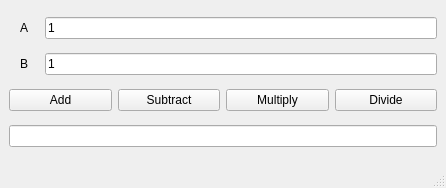
<?xml version="1.0" encoding="UTF-8"?>
<ui version="4.0">
 <class>MainWindow</class>
 <widget class="QMainWindow" name="MainWindow">
  <property name="geometry">
   <rect>
    <x>0</x>
    <y>0</y>
    <width>446</width>
    <height>188</height>
   </rect>
  </property>
  <property name="windowTitle">
   <string>MainWindow</string>
  </property>
  <widget class="QWidget" name="centralwidget">
   <layout class="QHBoxLayout" name="horizontalLayout">
    <item>
     <layout class="QGridLayout" name="gridLayout">
      <item row="1" column="1">
       <widget class="QLineEdit" name="lineEditB">
        <property name="text">
         <string>1</string>
        </property>
       </widget>
      </item>
      <item row="0" column="0">
       <widget class="QLabel" name="labelB">
        <property name="minimumSize">
         <size>
          <width>30</width>
          <height>0</height>
         </size>
        </property>
        <property name="text">
         <string>A</string>
        </property>
        <property name="alignment">
         <set>Qt::AlignCenter</set>
        </property>
       </widget>
      </item>
      <item row="0" column="1">
       <widget class="QLineEdit" name="lineEditA">
        <property name="text">
         <string>1</string>
        </property>
       </widget>
      </item>
      <item row="1" column="0">
       <widget class="QLabel" name="labelA">
        <property name="minimumSize">
         <size>
          <width>30</width>
          <height>0</height>
         </size>
        </property>
        <property name="text">
         <string>B</string>
        </property>
        <property name="alignment">
         <set>Qt::AlignCenter</set>
        </property>
       </widget>
      </item>
      <item row="2" column="0" colspan="2">
       <layout class="QHBoxLayout" name="horizontalLayout_3">
        <item>
         <widget class="QPushButton" name="btnAdd">
          <property name="text">
           <string>Add</string>
          </property>
         </widget>
        </item>
        <item>
         <widget class="QPushButton" name="btnSub">
          <property name="text">
           <string>Subtract</string>
          </property>
         </widget>
        </item>
        <item>
         <widget class="QPushButton" name="btnMul">
          <property name="text">
           <string>Multiply</string>
          </property>
         </widget>
        </item>
        <item>
         <widget class="QPushButton" name="btnDiv">
          <property name="text">
           <string>Divide</string>
          </property>
         </widget>
        </item>
       </layout>
      </item>
      <item row="3" column="0" colspan="2">
       <widget class="QLineEdit" name="lineEditResult"/>
      </item>
     </layout>
    </item>
   </layout>
  </widget>
  <widget class="QMenuBar" name="menubar">
   <property name="geometry">
    <rect>
     <x>0</x>
     <y>0</y>
     <width>446</width>
     <height>21</height>
    </rect>
   </property>
  </widget>
  <widget class="QStatusBar" name="statusbar"/>
 </widget>
 <resources/>
 <connections/>
</ui>
